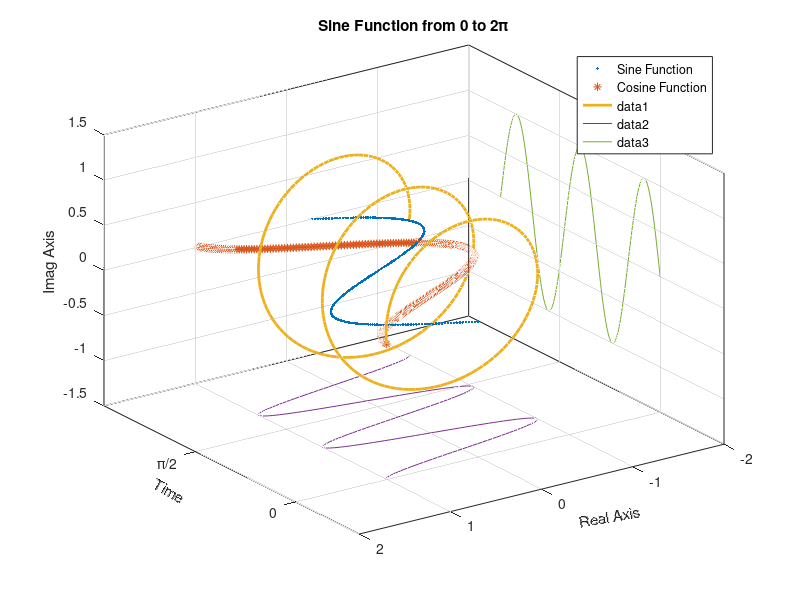

This figure's MATLAB source:
% Program Name: Basic Matlab Commands
% Author: Zain Rajani
% Created on: September 17, 2019
% Last Edited on: October 07, 2019

%%Initialize Screen
clc;
clear all;
close all;

%% Vector Creation

x=1:10;     % Create a vector from 1 to 10
y=0:0.5:5;  % Create a vector from 0 to 5 with 0.1 increment

%% Matrix Creation
% The magic() function creates a matrix with sum of all the rows and
% columns is the same the argument of the magic() should be greater than or
% equal to 3

A=magic(3);
A_verify=sum(A);

%% Matrix of zeros 

zero_vector=zeros(5,1);

%% Matrix of random numbers

% Matrix of random numbers uniformly distributed 

random_number_matrix = rand(1,5);  

% Matrix of 1 row and 5 columns having random numbers normally distributted

random_number_matrix_norm= randn(1,5);

%% Transpose of a matrix

% Matrix of 4x4 creation
B=magic(4);

%Usual transpose of matrix
B_transpose=B';

%% Matrix of complex numbers
C=[1 3 22+0.7i 9+8i; 22 07 24+12i 19+93i; 56 8+92i 15+0.3i 29+0.3i]; 

% Transpose of complex matrix which form the complex conjugate 
C_sign_transpose=C';

% Transpose of complex matrix the '.' operator takes just the transpose and
% no complex conjugate
C_transpose=C.';

%% Cross and Dot Product of Matrix
% Create a uniformly independent matrix of random numbers
% The syntax says that randi(max_integer,dimension_of_matrix)
rand_a=randi(22,3);
rand_b=randi(24,3);
% Generates the cross product of two matrices
cross_rand=cross(rand_a,rand_b);

% Verify the cross product by getting the dot product 
% The cross product is true given that dot product of the answer and the
% vector is equal to 0
verify_cross_1=dot(rand_a,cross_rand);
verify_cross_2=dot(rand_b,cross_rand);

%% Inverse of Matrix
% The following function will perform inverse of matrix using inv() if the
% matrix is not singular and square then use pinv()
% For this we will invert the rand_a matrix which was created earlier

invert_rand_a=inv(rand_a);

%% Multiplication Element-wise and by a scalar;
% Creates a matrix of all ones having 3x3 dimensions
mat_1=ones(3,3);
% Scalar multiplication by 2
scalar_multi=2*mat_1;
% Create 2 sample matrices
matrix_1=magic(3);
matrix_2=rand(3);      % Random number matrix uniformly distributed

% Element-wise Multiplication
matrix_elementwise_multiply=matrix_1.*matrix_2;
% Matrix Multiplication
matrix_multiply=matrix_1*matrix_2;

%% Vector of Complex numbers

complex_vector=[1+34i 5+7i 8+.99i 6+2.678983i];

%% Concatenate matrices and multiply a row by an element of same matrix

% Create a matrices 
matrix_A=[1 2 3; 4 5 6; 7 8 9];
matrix_B=magic(3);
concatenate_matrix_1=[matrix_A matrix_B];  % Concatenate column-wise
concatenate_matrix_2=[matrix_A;matrix_B];  % Concatenate row-wise

% Multiply a row with an element of that matrix

matrix_C=[matrix_A(1,:); matrix_A(2,2)*matrix_A(2,:); matrix_A(3,:)];

%% Vector Creation from 0 to 500 with 100 samples

vector_100_samples=0:5.01:500;

%% Creating a 2D Plot 
% We first define the sine function
xmin=0;
xmax=6.3;
ymin=-1.5;
ymax=1.5;
n=0:0.001:2*pi;
x=sin(n);
y=cos(n);
plot(n,x,'--c','Linewidth',2);
hold on
plot(n,y,':b','Linewidth',2);
title('Sine Function from 0 to 2{\pi}');
ylabel('Amplitude'); xlabel('Time (in radians)');
xticks([0 pi/2 pi 3*pi/2 2*pi])
xticklabels({'0','\pi/2','\pi','3\pi/2','2\pi'});
grid on; axis ([xmin xmax ymin ymax]);
legend ('Sine Wave','Cosine Wave');
hold off
%% Alternative to plot 2D graph
t=0:0.01:3*pi; %Time range

Npts=512; %No of Points to plot
y=linspace(0,2*pi,Npts); %Creates Number of point
omega_1=2;
x=sin(omega_1*y); %Computing of Sine Function
z=cos(omega_1*y); %Computing of Cosine Function
plot(y,x,'.'); % Plot Sine Wave
grid on;       % Display the grids on the graphs
hold on;       % Holds the figure to plot on the same plot the next graph
plot(y,z,'*'); % Plot of Cosine Function
legend ('Sine Function', 'Cosine Function');
title('Sine Function from 0 to 2{\pi}');
ylabel('Amplitude'); xlabel('Time (in radians)');
xticks([0 pi/2 pi 3*pi/2 2*pi])
xticklabels({'0','\pi/2','\pi','3\pi/2','2\pi'});
xtickangle(45);
axis ([0 6.2832 -2 2]);

%% Creating a 3D Exponential Function

t = linspace(0, 2.5, 250);
function_exp = exp(2*pi*1i*t);
figure(1)
plot3(t, real(function_exp), imag(function_exp), 'LineWidth',2)
hold on
plot3(t, real(function_exp), zeros(size(t))-1.5)
plot3(t, zeros(size(t))-2, imag(function_exp))
hold off
grid on
axis([-1  3 -2  2 -1.5  1.5])
view([-125  30])
xlabel('Time', 'Rotation',-30)
ylabel('Real Axis', 'Rotation',10)
zlabel('Imag Axis')